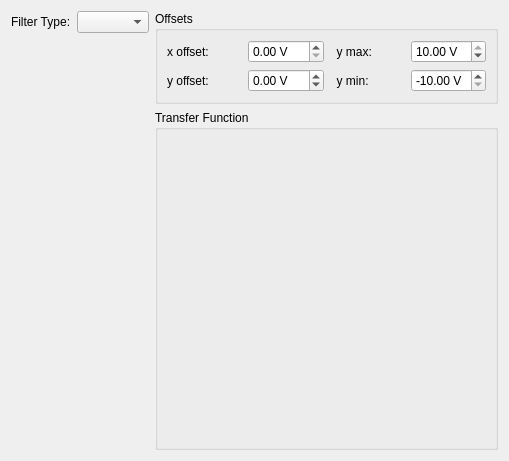
<?xml version="1.0" encoding="UTF-8"?>
<ui version="4.0">
 <class>iirView</class>
 <widget class="QWidget" name="iirView">
  <property name="geometry">
   <rect>
    <x>0</x>
    <y>0</y>
    <width>509</width>
    <height>461</height>
   </rect>
  </property>
  <property name="windowTitle">
   <string>Form</string>
  </property>
  <layout class="QHBoxLayout" name="horizontalLayout">
   <item>
    <layout class="QVBoxLayout" name="filterParamsLayout">
     <property name="sizeConstraint">
      <enum>QLayout::SetMaximumSize</enum>
     </property>
     <item>
      <layout class="QHBoxLayout" name="filterComboLayout">
       <item>
        <widget class="QLabel" name="filterTypeLabel">
         <property name="sizePolicy">
          <sizepolicy hsizetype="Maximum" vsizetype="Preferred">
           <horstretch>0</horstretch>
           <verstretch>0</verstretch>
          </sizepolicy>
         </property>
         <property name="text">
          <string>Filter Type:</string>
         </property>
        </widget>
       </item>
       <item>
        <widget class="QComboBox" name="filterComboBox">
         <property name="sizePolicy">
          <sizepolicy hsizetype="Maximum" vsizetype="Fixed">
           <horstretch>0</horstretch>
           <verstretch>0</verstretch>
          </sizepolicy>
         </property>
        </widget>
       </item>
      </layout>
     </item>
     <item>
      <widget class="QStackedWidget" name="filterParamsStack">
       <property name="sizePolicy">
        <sizepolicy hsizetype="Fixed" vsizetype="Preferred">
         <horstretch>0</horstretch>
         <verstretch>0</verstretch>
        </sizepolicy>
       </property>
       <property name="maximumSize">
        <size>
         <width>200</width>
         <height>16777215</height>
        </size>
       </property>
       <property name="currentIndex">
        <number>-1</number>
       </property>
      </widget>
     </item>
    </layout>
   </item>
   <item>
    <layout class="QVBoxLayout" name="offsetsTransferLayout">
     <item>
      <widget class="QGroupBox" name="offsetsLayout">
       <property name="title">
        <string>Offsets</string>
       </property>
       <layout class="QGridLayout" name="gridLayout">
        <item row="0" column="1">
         <widget class="QDoubleSpinBox" name="x_offsetBox">
          <property name="sizePolicy">
           <sizepolicy hsizetype="Minimum" vsizetype="Fixed">
            <horstretch>0</horstretch>
            <verstretch>0</verstretch>
           </sizepolicy>
          </property>
          <property name="suffix">
           <string> V</string>
          </property>
          <property name="maximum">
           <double>10.000000000000000</double>
          </property>
         </widget>
        </item>
        <item row="1" column="1">
         <widget class="QDoubleSpinBox" name="y_offsetBox">
          <property name="sizePolicy">
           <sizepolicy hsizetype="Minimum" vsizetype="Fixed">
            <horstretch>0</horstretch>
            <verstretch>0</verstretch>
           </sizepolicy>
          </property>
          <property name="suffix">
           <string> V</string>
          </property>
          <property name="minimum">
           <double>-10.000000000000000</double>
          </property>
          <property name="maximum">
           <double>10.000000000000000</double>
          </property>
         </widget>
        </item>
        <item row="0" column="0">
         <widget class="QLabel" name="x_offsetLabel">
          <property name="text">
           <string>x offset:</string>
          </property>
         </widget>
        </item>
        <item row="1" column="0">
         <widget class="QLabel" name="y_offsetLabel">
          <property name="text">
           <string>y offset:</string>
          </property>
         </widget>
        </item>
        <item row="1" column="2">
         <widget class="QLabel" name="y_minLabel">
          <property name="text">
           <string>  y min:</string>
          </property>
         </widget>
        </item>
        <item row="0" column="3">
         <widget class="QDoubleSpinBox" name="y_maxBox">
          <property name="suffix">
           <string> V</string>
          </property>
          <property name="minimum">
           <double>-10.000000000000000</double>
          </property>
          <property name="maximum">
           <double>10.000000000000000</double>
          </property>
          <property name="value">
           <double>10.000000000000000</double>
          </property>
         </widget>
        </item>
        <item row="0" column="2">
         <widget class="QLabel" name="y_maxLabel">
          <property name="text">
           <string>  y max:</string>
          </property>
         </widget>
        </item>
        <item row="1" column="3">
         <widget class="QDoubleSpinBox" name="y_minBox">
          <property name="suffix">
           <string> V</string>
          </property>
          <property name="minimum">
           <double>-10.000000000000000</double>
          </property>
          <property name="maximum">
           <double>10.000000000000000</double>
          </property>
          <property name="value">
           <double>-10.000000000000000</double>
          </property>
         </widget>
        </item>
       </layout>
      </widget>
     </item>
     <item>
      <widget class="QGroupBox" name="transferFunctionLayout">
       <property name="title">
        <string>Transfer Function</string>
       </property>
       <layout class="QVBoxLayout" name="verticalLayout_7">
        <item>
         <widget class="GraphicsLayoutWidget" name="transferFunctionView" native="true">
          <property name="sizePolicy">
           <sizepolicy hsizetype="MinimumExpanding" vsizetype="MinimumExpanding">
            <horstretch>0</horstretch>
            <verstretch>0</verstretch>
           </sizepolicy>
          </property>
          <property name="minimumSize">
           <size>
            <width>200</width>
            <height>200</height>
           </size>
          </property>
         </widget>
        </item>
       </layout>
      </widget>
     </item>
    </layout>
   </item>
  </layout>
 </widget>
 <customwidgets>
  <customwidget>
   <class>GraphicsLayoutWidget</class>
   <extends>QWidget</extends>
   <header>pyqtgraph</header>
  </customwidget>
 </customwidgets>
 <resources/>
 <connections>
  <connection>
   <sender>filterComboBox</sender>
   <signal>currentIndexChanged(int)</signal>
   <receiver>filterParamsStack</receiver>
   <slot>setCurrentIndex(int)</slot>
   <hints>
    <hint type="sourcelabel">
     <x>99</x>
     <y>16</y>
    </hint>
    <hint type="destinationlabel">
     <x>112</x>
     <y>108</y>
    </hint>
   </hints>
  </connection>
 </connections>
</ui>
